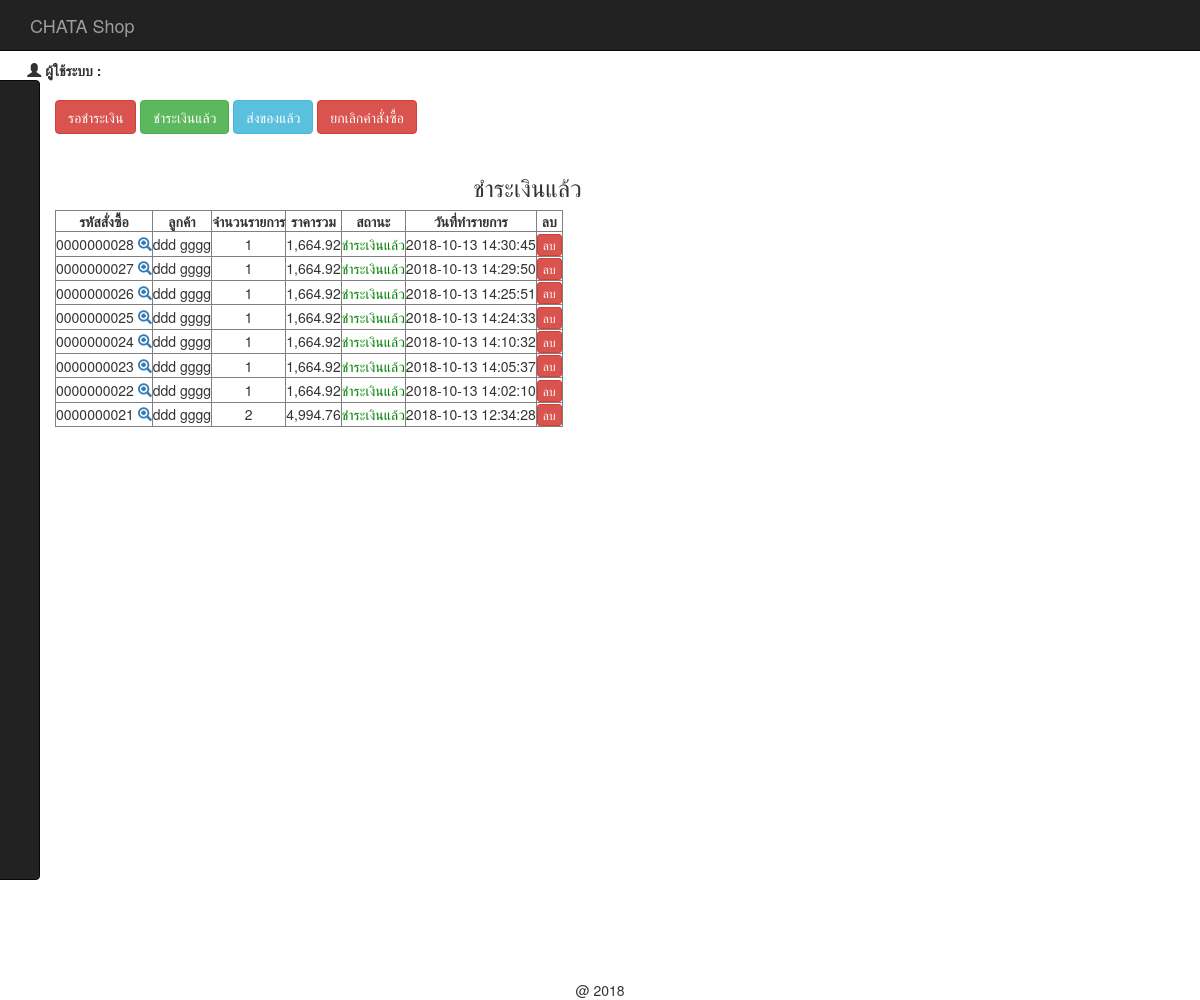
The page /backend/index.php?act=show-payed (signed in) on the database as committed earlier.
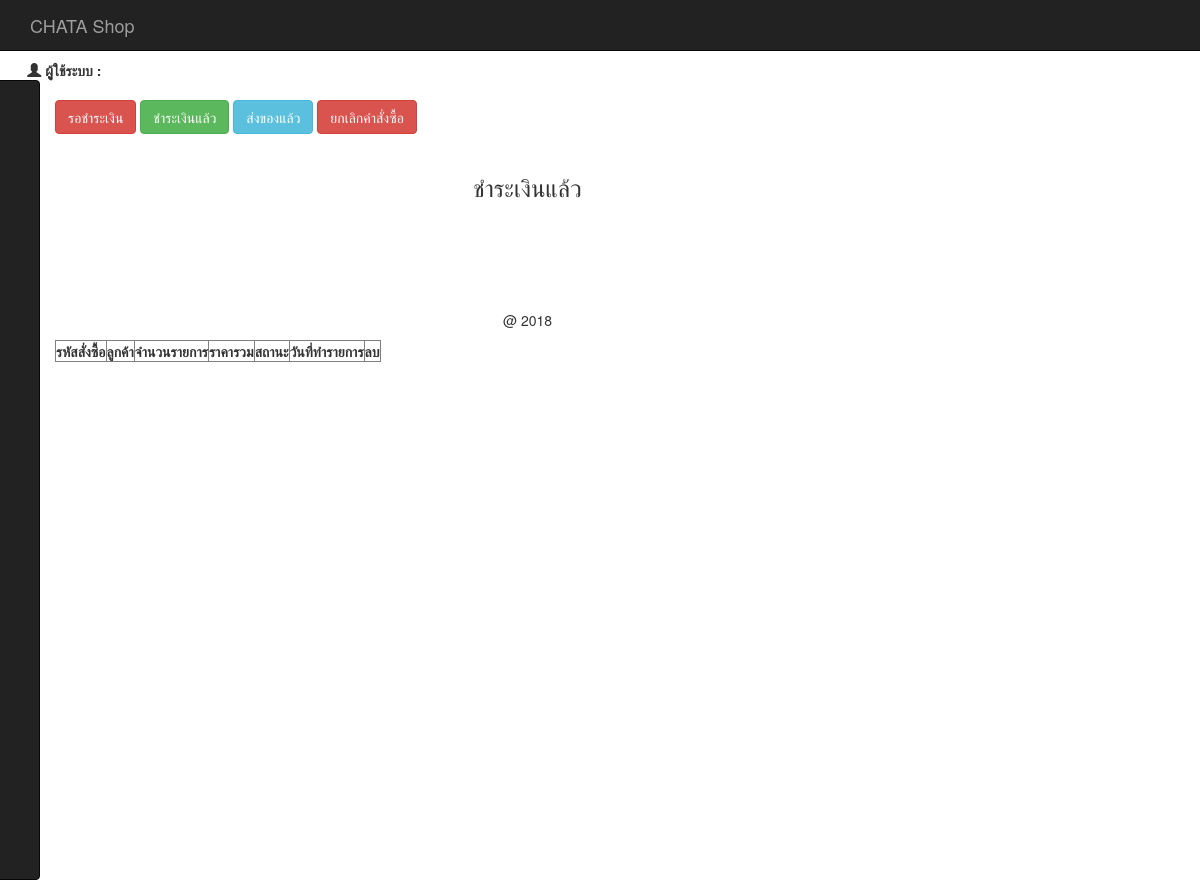
The same page on the database as committed later.
### tables this page shows
CREATE TABLE `tbl_order` (
  `order_id` int(10) UNSIGNED ZEROFILL NOT NULL,
  `mem_id` int(11) NOT NULL,
  `name` varchar(100) NOT NULL,
  `address` varchar(500) NOT NULL,
  `email` varchar(100) NOT NULL,
  `phone` varchar(10) NOT NULL,
  `order_status` int(1) NOT NULL,
  `pay_slip` varchar(200) DEFAULT NULL,
  `b_name` varchar(100) DEFAULT NULL,
  `b_number` varchar(200) DEFAULT NULL,
  `pay_date` date DEFAULT NULL,
  `pay_amount` float(10,2) DEFAULT NULL,
  `postcode` varchar(30) DEFAULT NULL,
  `order_date` datetime NOT NULL
);

### backend/mm.php (called while the page is built, shortened)
<?php
if (!function_exists("GetSQLValueString")) {
function GetSQLValueString($theValue, $theType, $theDefinedValue = "", $theNotDefinedValue = "")
{
  $theValue = function_exists("mysql_real_escape_string") ? mysql_real_escape_string($theValue) : mysql_escape_string($theValue);
  switch ($theType) {
    case "text":
      $theValue = ($theValue != "") ? "'" . $theValue . "'" : "NULL";
      break;
    case "long":
    case "int":
      $theValue = ($theValue != "") ? intval($theValue) : "NULL";
      break;
  }
  return $theValue;
}
}
?>

### backend/show_cart_pay.php (the view, shortened to what this page needs)
<?php require_once('../Connections/condb.php'); ?>
<?php
$query_mycart = sprintf("SELECT o.order_id as oid, o.mem_id, o.order_status, o.order_date, o.name , d.order_id , count(d.order_id) as coid , SUM(d.total) as ctotal FROM tbl_order as o, tbl_order_detail as d WHERE o.order_id = d.order_id AND o.order_status = 2 GROUP BY o.order_id ORDER BY o.order_id DESC " , GetSQLValueString($colname_mycart , "int"));
$mycart = mysql_query($query_mycart , $condb) or die(mysql_error());
$row_mycart = mysql_fetch_assoc($mycart);
$totalRows_mycart = mysql_num_rows($mycart);
?>
<h3 align="center">ชำระเงินแล้ว</h3>
<table id="example" class="display" cellspacing="0" border="1">
	<thead>
		<tr>
			<th>รหัสสั่งซื้อ</th>
			<th>ลูกค้า</th>
			<th>จำนวนรายการ</th>
			<th>ราคารวม</th>
			<th>สถานะ</th>
			<th>วันที่ทำรายการ</th>
			<th> <center> ลบ </center></th>
		</tr>
	</thead>
	<?php if ($totalRows_mycart > 0) { ?>
		<?php do { ?>
			<tr>
				<td>
					<?php echo $row_mycart['oid'];?>
					<span id="hp">
						<a href="index.php?order_id=<?php echo $row_mycart['oid'];?>&act=show-order">
							<span class="glyphicon glyphicon-zoom-in"></span>
						</a>
					</span>
				</td>
				<td align="center">
					<?php echo $row_mycart['name'];?>
				</td>
				<td align="center">
					<?php echo $row_mycart['coid'];?>
				</td>
				<td align="center">
					<?php echo number_format($row_mycart['ctotal'],2);?>
				</td>
				<td align="center">
					<font color="red">
						<?php $status = $row_mycart['order_status'];
						include('status.php');
						?>
					</font>
				</td>
				<td> <?php echo $row_mycart['order_date'];?></td>
				<td><center>
					<a href="del_order.php?order_id=<?php echo $row_mycart['oid'];?>" class="btn btn-danger btn-xs" onClick="return confirm('ยืนยันการลบ');">
					ลบ </a></center>
				</td>
			</tr>
		<?php } while ($row_mycart = mysql_fetch_assoc($mycart)); ?>
	</table>
	<?php
}
?>

### backend/status.php
<?php
if ($status == 1) {
	echo "<font color='red'>";
	echo "รอชำระเงิน";
	echo "</font>";
}elseif ($status == 2) {
	echo "<font color='green'>";
	echo "ชำระเงินแล้ว";
	echo "</font>";
}elseif ($status == 3) {
	echo "<font color='blue'>";
	echo "ส่งของแล้ว";
	echo "</font>";
}elseif ($status == 4) {
	echo "<font color='#862d2d'>";
	echo "ยกเลิกคำสั่งซื้อ";
	echo "</font>";
}
?>

Rows that differ between the two databases and show on the page:
no longer on this page (row edited): tbl_order: order_id "0000000028", name "ddd gggg", coid "1", ctotal "1,664.92", order_status "ชำระเงินแล้ว", order_date "2018-10-13 14:30:45"
no longer on this page (row edited): tbl_order: order_id "0000000027", name "ddd gggg", coid "1", ctotal "1,664.92", order_status "ชำระเงินแล้ว", order_date "2018-10-13 14:29:50"
no longer on this page (row edited): tbl_order: order_id "0000000026", name "ddd gggg", coid "1", ctotal "1,664.92", order_status "ชำระเงินแล้ว", order_date "2018-10-13 14:25:51"
no longer on this page (row edited): tbl_order: order_id "0000000025", name "ddd gggg", coid "1", ctotal "1,664.92", order_status "ชำระเงินแล้ว", order_date "2018-10-13 14:24:33"
no longer on this page (row edited): tbl_order: order_id "0000000024", name "ddd gggg", coid "1", ctotal "1,664.92", order_status "ชำระเงินแล้ว", order_date "2018-10-13 14:10:32"
no longer on this page (row edited): tbl_order: order_id "0000000023", name "ddd gggg", coid "1", ctotal "1,664.92", order_status "ชำระเงินแล้ว", order_date "2018-10-13 14:05:37"
no longer on this page (row edited): tbl_order: order_id "0000000022", name "ddd gggg", coid "1", ctotal "1,664.92", order_status "ชำระเงินแล้ว", order_date "2018-10-13 14:02:10"
no longer on this page (row edited): tbl_order: order_id "0000000021", name "ddd gggg", coid "2", ctotal "4,994.76", order_status "ชำระเงินแล้ว", order_date "2018-10-13 12:34:28"
